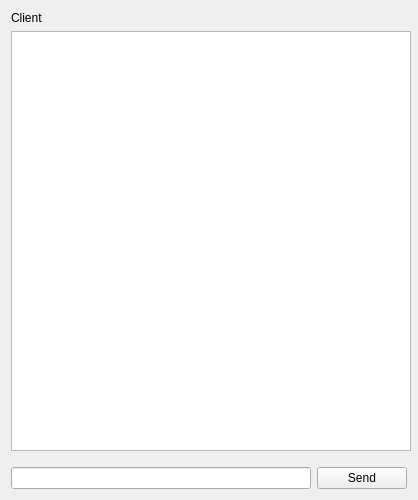
<?xml version="1.0" encoding="UTF-8"?>
<ui version="4.0">
 <class>ClientWindowClass</class>
 <widget class="QMainWindow" name="ClientWindowClass">
  <property name="geometry">
   <rect>
    <x>0</x>
    <y>0</y>
    <width>418</width>
    <height>500</height>
   </rect>
  </property>
  <property name="sizePolicy">
   <sizepolicy hsizetype="Fixed" vsizetype="Preferred">
    <horstretch>0</horstretch>
    <verstretch>0</verstretch>
   </sizepolicy>
  </property>
  <property name="minimumSize">
   <size>
    <width>418</width>
    <height>500</height>
   </size>
  </property>
  <property name="maximumSize">
   <size>
    <width>418</width>
    <height>500</height>
   </size>
  </property>
  <property name="windowTitle">
   <string>ClientWindow</string>
  </property>
  <widget class="QWidget" name="centralWidget">
   <property name="sizePolicy">
    <sizepolicy hsizetype="Fixed" vsizetype="Fixed">
     <horstretch>0</horstretch>
     <verstretch>0</verstretch>
    </sizepolicy>
   </property>
   <property name="minimumSize">
    <size>
     <width>418</width>
     <height>500</height>
    </size>
   </property>
   <property name="maximumSize">
    <size>
     <width>418</width>
     <height>500</height>
    </size>
   </property>
   <layout class="QVBoxLayout" name="verticalLayout">
    <item>
     <widget class="QLabel" name="label">
      <property name="text">
       <string>Client</string>
      </property>
     </widget>
    </item>
    <item>
     <widget class="QListWidget" name="listWidget_client_recieve">
      <property name="sizePolicy">
       <sizepolicy hsizetype="Fixed" vsizetype="Expanding">
        <horstretch>0</horstretch>
        <verstretch>0</verstretch>
       </sizepolicy>
      </property>
      <property name="minimumSize">
       <size>
        <width>400</width>
        <height>0</height>
       </size>
      </property>
     </widget>
    </item>
    <item>
     <layout class="QHBoxLayout" name="horizontalLayout">
      <property name="topMargin">
       <number>10</number>
      </property>
      <item>
       <widget class="QLineEdit" name="lineEdit_client_send">
        <property name="sizePolicy">
         <sizepolicy hsizetype="Fixed" vsizetype="Fixed">
          <horstretch>0</horstretch>
          <verstretch>0</verstretch>
         </sizepolicy>
        </property>
        <property name="minimumSize">
         <size>
          <width>300</width>
          <height>0</height>
         </size>
        </property>
        <property name="maximumSize">
         <size>
          <width>300</width>
          <height>16777215</height>
         </size>
        </property>
       </widget>
      </item>
      <item>
       <widget class="QPushButton" name="pushButton_client_send">
        <property name="text">
         <string>Send</string>
        </property>
       </widget>
      </item>
     </layout>
    </item>
   </layout>
  </widget>
 </widget>
 <layoutdefault spacing="6" margin="11"/>
 <resources>
  <include location="clientwindow.qrc"/>
 </resources>
 <connections/>
</ui>
